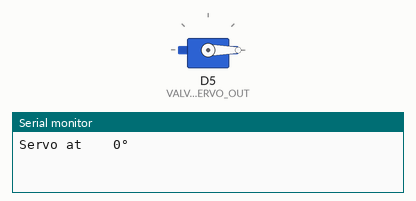
Recording of a sketch running on a simulated ESP8266 (NodeMCU). Shown: servo, the last lines printed to the serial monitor.

Above: at 1.05 s.
At 5.0 s:
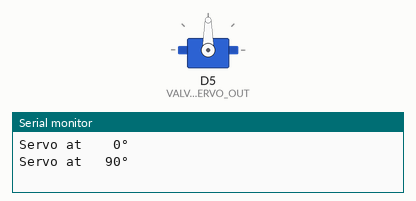
At 9.0 s:
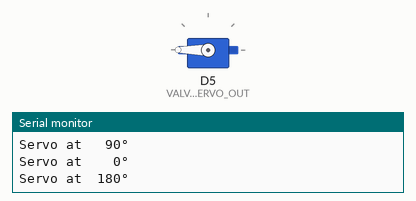
Timing chart, 0 to 11.4 s (numbered marks = the images above):
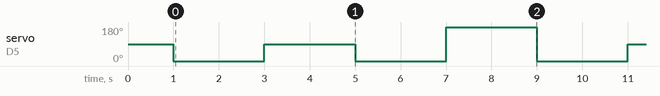

The sketch:

pot-watering-wifi.ino
```cpp
#include <Servo.h>

#include <ESP8266HTTPClient.h>
#include <ESP8266WiFi.h>

#include <ArduinoJson.h> // Has to be 5.* since 6 changes the interface


// -- configuration

#include "config.h"


// -- variables

#define VALVESERVO_OUT D5


// -- main

Servo valveServo;

void setup() {

    // init serial:
    Serial.begin(115200);

    // init valve:
    valveServo.attach(VALVESERVO_OUT);

    // take a deep breath:
    delay(1000);

}

void loop() {

    valveServo.write(0);
    Serial.println("Servo at    0°");
    delay(2000);

    valveServo.write(90);
    Serial.println("Servo at   90°");
    delay(2000);

    valveServo.write(0);
    Serial.println("Servo at    0°");
    delay(2000);

    valveServo.write(180);
    Serial.println("Servo at  180°");
    delay(2000);
}


// -- functions
```

config.template.h
```cpp
// -- MANDATORY:

// device:
#define DEVICE_ID 1 // unique per datastore
#define SAMPLING_INTERVAL 60 // in seconds // the time it takes to collect and send the data goes on top!

// wifi:
#define WIFI_SSID "<wifi ssid>"
#define WIFI_SECRET "<wifi secret>"

// api:
#define API_ENDPOINT "<url>"

// heartbeat led:
#define HEARTBEAT_PIN D3

// humidity sensor:
#define SENSOR_HUMIDITY_VCC_OUT D5
#define SENSOR_HUMIDITY_ANALOG_IN A0
#define SENSOR_HUMIDITY_ID 1 // unique per device


// -- OPTIONAL:

// #define WIFI_TIMEOUT 30000; // in milliseconds. Default: 10000 // not used yet
```

Measured:
- by itself, servo on D5 (VALVESERVO_OUT): repeats every 8.0 s: 90° 2.0 s, 0° 2.0 s, 180° 2.0 s, 0° 2.0 s
